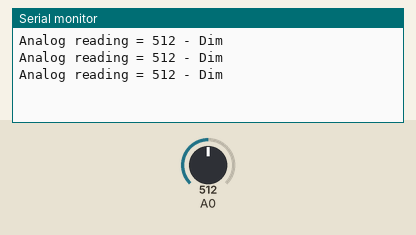
This sketch was run on a simulated Arduino Uno, built with avr-gcc and run on an emulated ATmega328P. On the bench: the last lines printed to the serial monitor. The inputs (shaded band) are chosen by the test bench; at power-on: A0 = 512.

Above: at 1.3 s.
1.4 s: A0 set to 490
At 1.9 s:
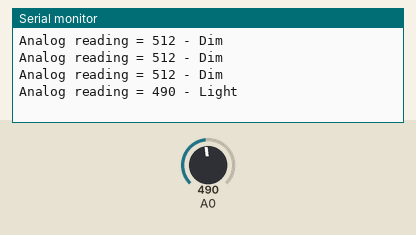
3.5 s: A0 set to 190
At 3.9 s:
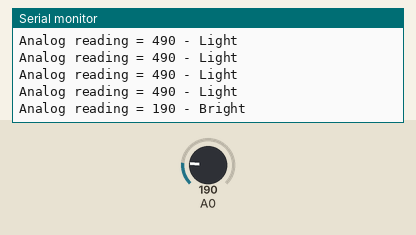
5.5 s: A0 set to 90
At 5.9 s:
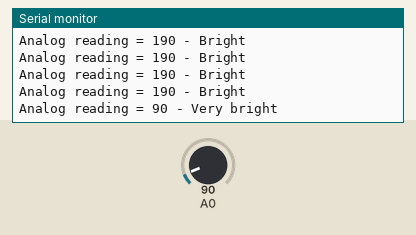
7.5 s: A0 set to 810
At 7.9 s:
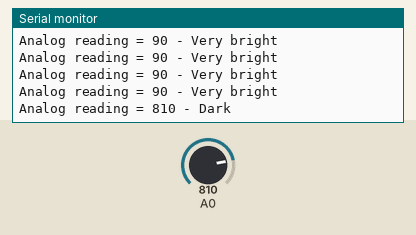

The sketch:

Light_Sensor.ino
```cpp
void setup() {
  Serial.begin(9600);
}

void loop() {
  // reads the input on analog pin A0 (value between 0 and 1023)
  int analogValue = analogRead(A0);

  Serial.print("Analog reading = ");
  Serial.print(analogValue);   // the raw analog reading

  // We'll have a few threshholds, qualitatively determined
  if (analogValue < 100) {
    Serial.println(" - Very bright");
  } else if (analogValue < 200) {
    Serial.println(" - Bright");
  } else if (analogValue < 500) {
    Serial.println(" - Light");
  } else if (analogValue < 800) {
    Serial.println(" - Dim");
  } else {
    Serial.println(" - Dark");
  }

  delay(500);
}
```

Measured:
- after the input at 1.4 s, the serial monitor: prints a new line after 0.10 s (image 1)
- after the input at 3.5 s, the serial monitor: prints a new line at once (image 2)
- after the input at 5.5 s, the serial monitor: prints a new line at once (image 3)
- after the input at 7.5 s, the serial monitor: prints a new line at once (image 4)
